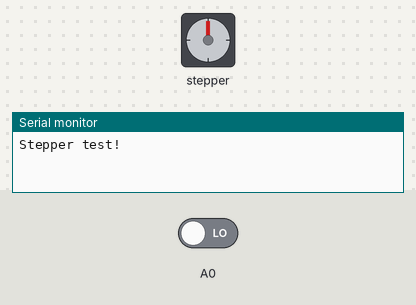
The sketch below on a simulated Arduino Uno, built with avr-gcc and run on an emulated ATmega328P. Shown: stepper motor, the last lines printed to the serial monitor. The inputs (shaded band) are chosen by the test bench; at power-on: A0 LOW. Stepper angles assume 200 steps per turn.

Above: at 1.2 s.
1.3 s: A0 driven HIGH
At 1.45 s:
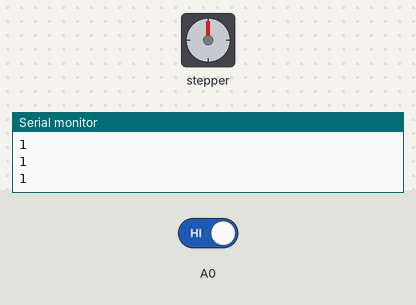
At 2.05 s:
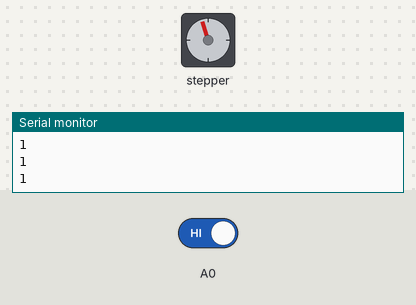
4.3 s: A0 driven LOW
5.8 s: A0 driven HIGH
At 5.95 s:
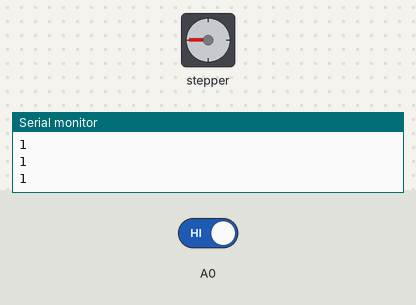
Timing chart, 0 to 14.8 s (numbered marks = the images above; inputs shaded):
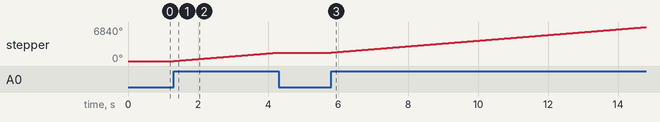

Measured:
- after the input at 1.3 s, stepper: keeps turning clockwise at about 570°/s, starting at once
- after the input at 5.8 s, stepper: keeps turning clockwise at about 570°/s, starting at once

The sketch:

stepper_motor_with_L293.ino
```cpp
#include <AFMotor.h>

// Number of steps per output rotation
// Change this as per your motor's specification
const int stepsPerRevolution = 200;

// connect motor to port #2 (M3 and M4)
AF_Stepper motor(stepsPerRevolution, 1);

void setup() {
  Serial.begin(9600);
  Serial.println("Stepper test!");
pinMode(A0, INPUT);
  motor.setSpeed(100);  // 10 rpm
   //motor.step(200, FORWARD, INTERLEAVE);
}

void loop() {
  //Serial.println("Single coil steps");
  while(digitalRead(A0)==1){
    motor.step(10, FORWARD, SINGLE);
   // delay(10);
    Serial.println(digitalRead(A0));
    }
}
// motor.step(1, FORWARD, SINGLE);
  //delay(1000);
// motor.step(100, BACKWARD, SINGLE);
//delay(1000);

 /* Serial.println("Double coil steps");
  motor.step(100, FORWARD, DOUBLE);
  motor.step(100, BACKWARD, DOUBLE);

  Serial.println("Interleave coil steps");
  motor.step(100, FORWARD, INTERLEAVE);
  motor.step(100, BACKWARD, INTERLEAVE);

  Serial.println("Micrsostep steps");
  motor.step(100, FORWARD, MICROSTEP);
  motor.step(100, BACKWARD, MICROSTEP); */
```
